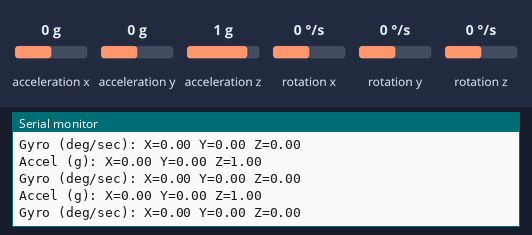
Bench run of a sketch on a simulated ESP32. Shown: the last lines printed to the serial monitor. The inputs (shaded band) are chosen by the test bench; at power-on: acceleration x 0 g, acceleration y 0 g, acceleration z 1 g, rotation x 0 °/s, rotation y 0 °/s, rotation z 0 °/s. WiFi joins after 1.5 s; servers stay silent unless stated.

Above: at 3.0 s.
3.1 s: acceleration x set to -1.4 g
At 3.11 s:
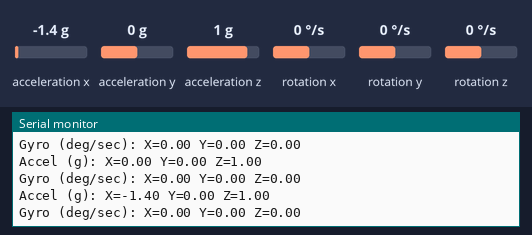
4.6 s: acceleration y set to -1.4 g
At 4.61 s:
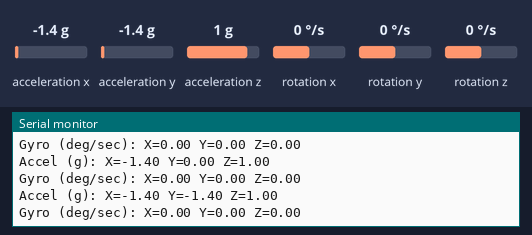
6.1 s: acceleration z set to -1.4 g
At 6.11 s:
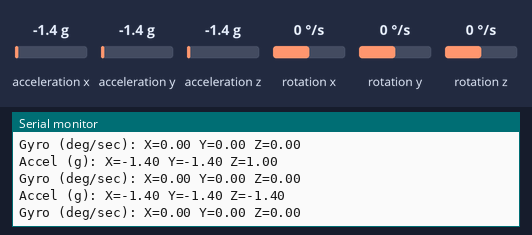
7.6 s: rotation x set to -192 °/s
At 7.61 s:
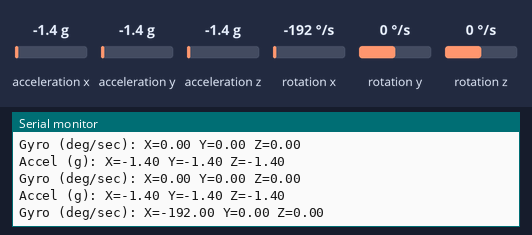
9.1 s: rotation y set to -192 °/s
At 9.11 s:
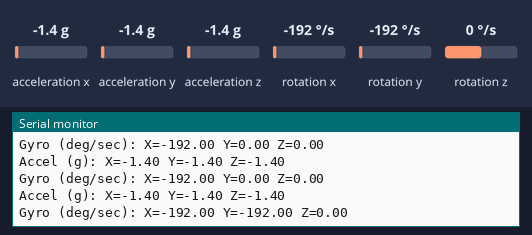

Measured:
- after the input at 3.1 s, the serial monitor: prints a new line at once (image 1)
- after the input at 4.6 s, the serial monitor: prints a new line at once (image 2)
- after the input at 6.1 s, the serial monitor: prints a new line at once (image 3)
- after the input at 7.6 s, the serial monitor: prints a new line at once (image 4)
- after the input at 9.1 s, the serial monitor: prints a new line at once (image 5)

The sketch:

Accelerometer.ino
```cpp
#define BLYNK_TEMPLATE_ID "TMPL3XkmVspUL"
#define BLYNK_TEMPLATE_NAME "Accelerometer"
#define BLYNK_AUTH_TOKEN "QCfmmCfmKM-tBQjfNlC0LewgR8kF6AAl"

#define BLYNK_PRINT Serial
#include <WiFi.h>
#include <BlynkSimpleEsp32.h>
#include <Wire.h>
#include <MPU6050.h>

char auth[] = BLYNK_AUTH_TOKEN;
char ssid[] = "";  // Enter your WiFi name
char pass[] = "";  // Enter your WiFi password

BlynkTimer timer;
MPU6050 mpu;

void sendSensor()
{
    int16_t ax, ay, az, gx, gy, gz;
    mpu.getMotion6(&ax, &ay, &az, &gx, &gy, &gz);

    float accelX = ax / 16384.0;  // Convert to g-force
    float accelY = ay / 16384.0;
    float accelZ = az / 16384.0;

    float gyroX = gx / 131.0; // Convert to deg/sec
    float gyroY = gy / 131.0;
    float gyroZ = gz / 131.0;

    Blynk.virtualWrite(V0, accelX);
    Blynk.virtualWrite(V1, accelY);
    Blynk.virtualWrite(V2, accelZ);
    Blynk.virtualWrite(V3, gyroX);
    Blynk.virtualWrite(V4, gyroY);
    Blynk.virtualWrite(V5, gyroZ);

    Serial.print("Accel (g): X="); Serial.print(accelX);
    Serial.print(" Y="); Serial.print(accelY);
    Serial.print(" Z="); Serial.println(accelZ);

    Serial.print("Gyro (deg/sec): X="); Serial.print(gyroX);
    Serial.print(" Y="); Serial.print(gyroY);
    Serial.print(" Z="); Serial.println(gyroZ);
}

void setup()
{
    Serial.begin(115200);
    Wire.begin();
    mpu.initialize();
    if (!mpu.testConnection()) {
        Serial.println("MPU6050 connection failed!");
        while (1);
    }

    Blynk.begin(auth, ssid, pass);
    timer.setInterval(100L, sendSensor);
}

void loop()
{
    Blynk.run();
    timer.run();
}
```
